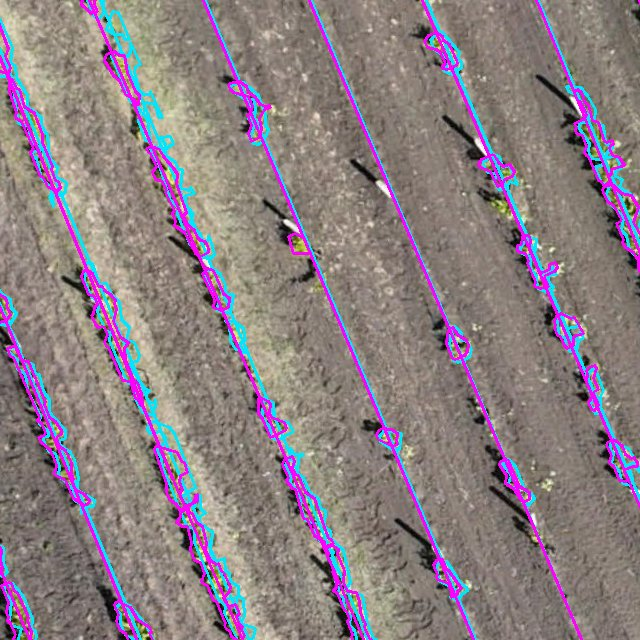
#> input picture model-service/web/bench/cive-otsu_r006_c004.jpg, 640 x 640 px
$ python -i pixfeat.py   (imports and definitions only)
#> lines starting #> are read from the running program, lines starting #| are printed output that depends on the picture
"""Per-pixel features for the canopy classifier (5 cm/px RGB input).

Colour: chromaticity, excess green / red, HSV, Lab.  Context: local means of ExG and brightness
(3 scales), local contrast, brightness relative to the neighbourhood (shadows are darker than the
soil around them, vine leaves are not).
"""
import cv2
import numpy as np

NAMES = ["r", "g", "b", "exg", "exr", "h_sin", "h_cos", "s", "v", "L", "a", "b_lab",
         "exg_m5", "exg_m15", "exg_m41", "v_m5", "v_m15", "v_rel41", "v_std7", "a_m9"]


def features(rgb):
    x = rgb.astype(np.float32)
    s = x.sum(2) + 1.0
    r, g, b = x[..., 0] / s, x[..., 1] / s, x[..., 2] / s
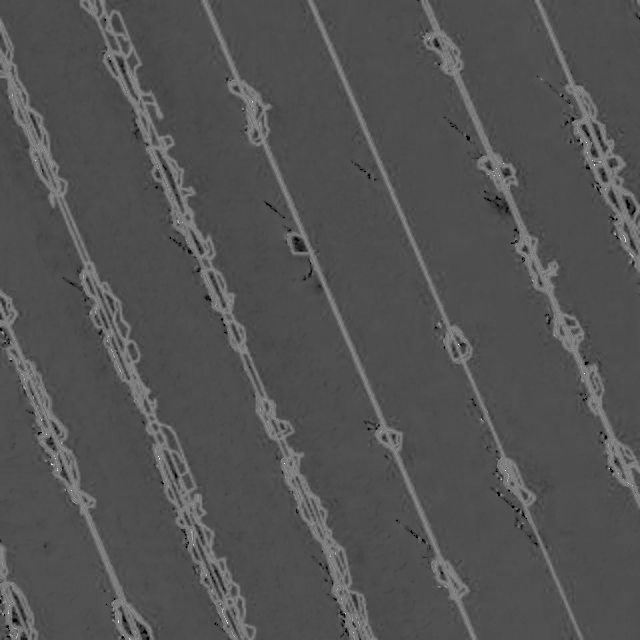
#> b: shape (640, 640) float32; min 0, max 0.986, mean 0.326
    exg = 2 * g - r - b
    exr = 1.4 * r - g
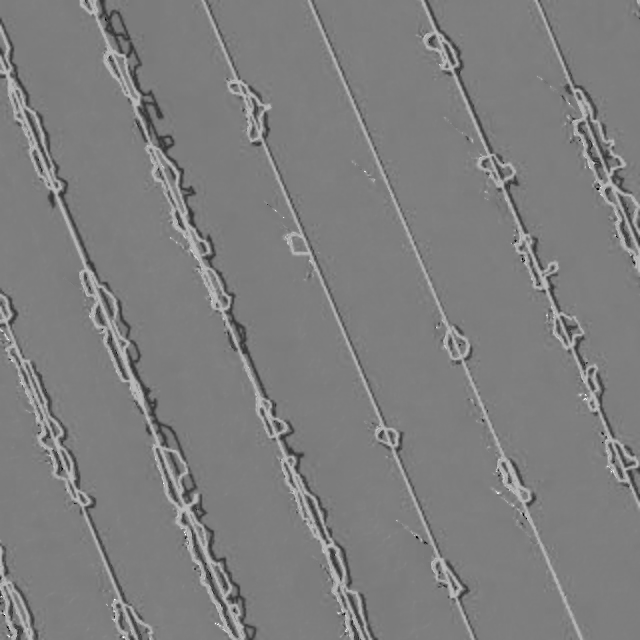
#> exr: shape (640, 640) float32; min -0.974, max 1.34, mean 0.174; drawn with min black and max white
    hsv = cv2.cvtColor(rgb, cv2.COLOR_RGB2HSV).astype(np.float32)
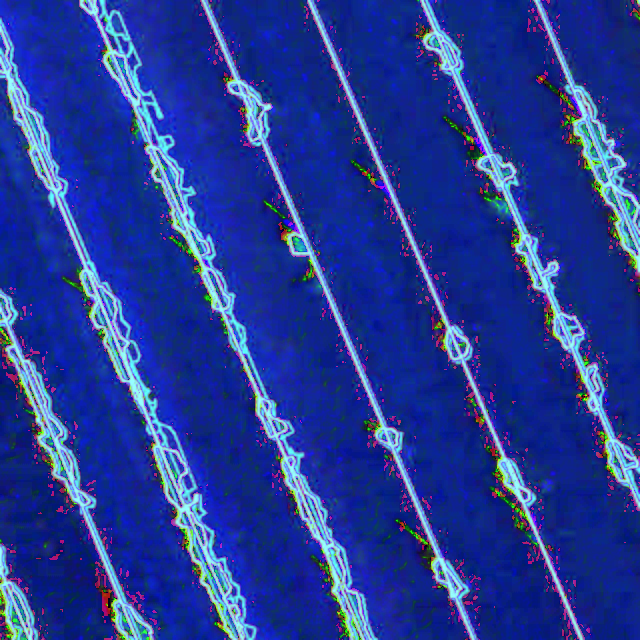
#> hsv: shape (640, 640, 3) float32; mean R, G, B 35.9, 59.3, 148.8
    h = hsv[..., 0] * (np.pi / 90.0)
    lab = cv2.cvtColor(rgb, cv2.COLOR_RGB2LAB).astype(np.float32)
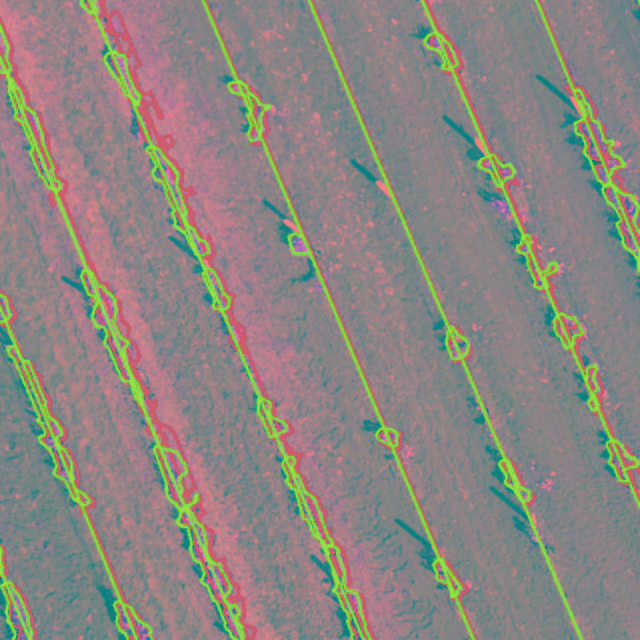
#> lab: shape (640, 640, 3) float32; mean R, G, B 140, 133.5, 129.2
    v = hsv[..., 2] / 255.0
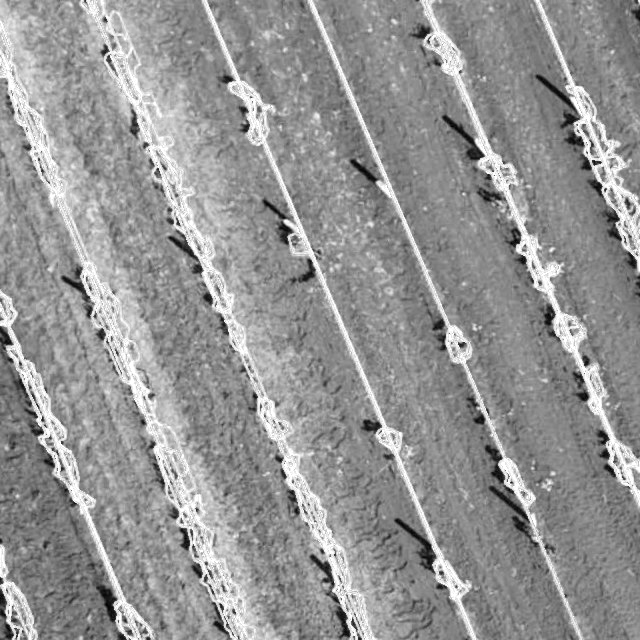
#> v: shape (640, 640) float32; min 0, max 1, mean 0.584
    bl = lambda a, k: cv2.blur(a, (k, k))                                   # noqa: E731
    v_m41 = bl(v, 41)
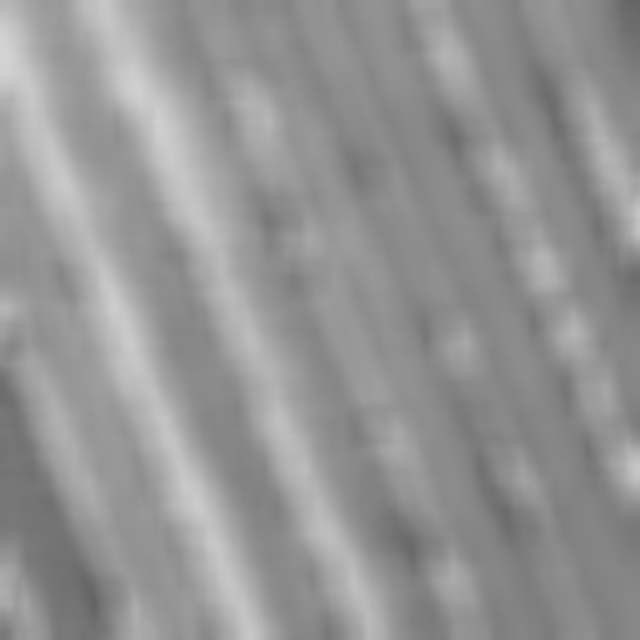
#> v_m41: shape (640, 640) float32; min 0.393, max 0.833, mean 0.584
    vstd = np.sqrt(np.maximum(bl(v * v, 7) - bl(v, 7) ** 2, 0))
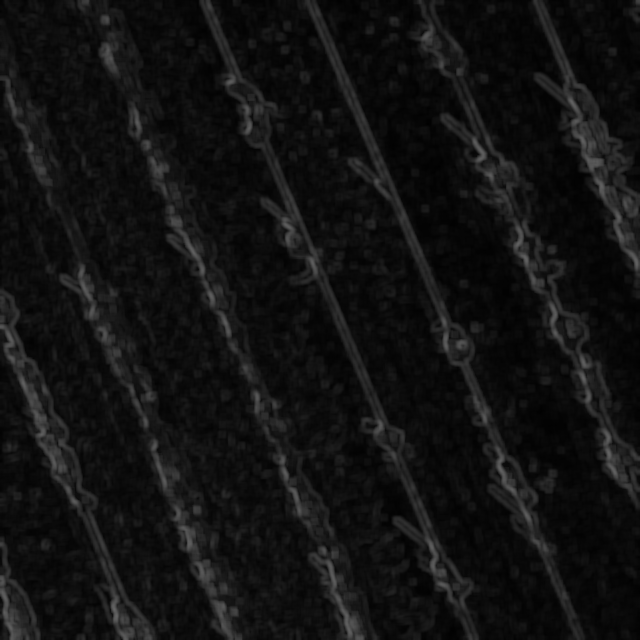
#> vstd: shape (640, 640) float32; min 0.00481, max 0.396, mean 0.0721
    F = [r, g, b, exg, exr, np.sin(h), np.cos(h), hsv[..., 1] / 255.0, v,
         lab[..., 0] / 255.0, (lab[..., 1] - 128) / 128.0, (lab[..., 2] - 128) / 128.0,
         bl(exg, 5), bl(exg, 15), bl(exg, 41), bl(v, 5), bl(v, 15), v - v_m41, vstd,
         bl((lab[..., 1] - 128) / 128.0, 9)]
    return np.stack(F, -1).astype(np.float32)

>>> import cv2
>>> picture = cv2.cvtColor(cv2.imread('../web/bench/cive-otsu_r006_c004.jpg'), cv2.COLOR_BGR2RGB)
>>> result = features(picture)
